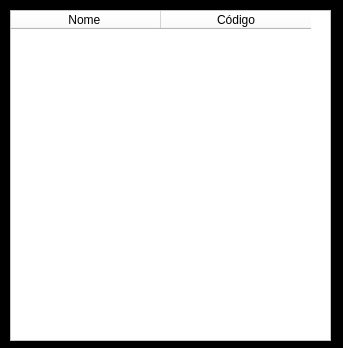
<?xml version="1.0" encoding="UTF-8"?>
<ui version="4.0">
 <class>NomesCodigos</class>
 <widget class="QDialog" name="NomesCodigos">
  <property name="geometry">
   <rect>
    <x>0</x>
    <y>0</y>
    <width>343</width>
    <height>348</height>
   </rect>
  </property>
  <property name="windowTitle">
   <string>Dialog</string>
  </property>
  <property name="styleSheet">
   <string notr="true">background-color: rgb(0, 255, 0);
background-color: rgb(0, 0, 0);</string>
  </property>
  <widget class="QTableWidget" name="tableWidget">
   <property name="geometry">
    <rect>
     <x>10</x>
     <y>10</y>
     <width>321</width>
     <height>331</height>
    </rect>
   </property>
   <property name="styleSheet">
    <string notr="true">background-color: rgb(255, 255, 255);
</string>
   </property>
   <property name="midLineWidth">
    <number>0</number>
   </property>
   <property name="editTriggers">
    <set>QAbstractItemView::NoEditTriggers</set>
   </property>
   <property name="columnCount">
    <number>2</number>
   </property>
   <attribute name="horizontalHeaderDefaultSectionSize">
    <number>150</number>
   </attribute>
   <column>
    <property name="text">
     <string>Nome </string>
    </property>
   </column>
   <column>
    <property name="text">
     <string>Código</string>
    </property>
   </column>
  </widget>
 </widget>
 <resources/>
 <connections/>
</ui>
